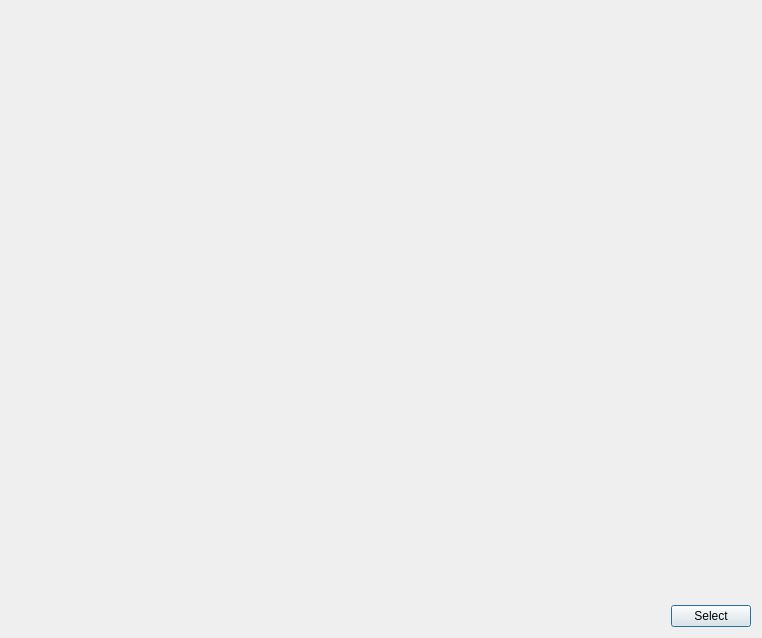
<?xml version="1.0" encoding="UTF-8"?>
<ui version="4.0">
 <class>AssetBrowserDlg</class>
 <widget class="QDialog" name="AssetBrowserDlg">
  <property name="geometry">
   <rect>
    <x>0</x>
    <y>0</y>
    <width>762</width>
    <height>638</height>
   </rect>
  </property>
  <property name="windowTitle">
   <string>Asset Browser</string>
  </property>
  <layout class="QVBoxLayout" name="verticalLayout">
   <item>
    <widget class="ezQtAssetBrowserWidget" name="AssetBrowserWidget" native="true"/>
   </item>
   <item>
    <layout class="QHBoxLayout" name="horizontalLayout">
     <item>
      <spacer name="horizontalSpacer">
       <property name="orientation">
        <enum>Qt::Horizontal</enum>
       </property>
       <property name="sizeHint" stdset="0">
        <size>
         <width>40</width>
         <height>20</height>
        </size>
       </property>
      </spacer>
     </item>
     <item>
      <widget class="QPushButton" name="ButtonSelect">
       <property name="text">
        <string>Select</string>
       </property>
       <property name="default">
        <bool>true</bool>
       </property>
      </widget>
     </item>
    </layout>
   </item>
  </layout>
 </widget>
 <customwidgets>
  <customwidget>
   <class>ezQtAssetBrowserWidget</class>
   <extends>QWidget</extends>
   <header>EditorFramework/Assets/AssetBrowserWidget.moc.h</header>
   <container>1</container>
  </customwidget>
 </customwidgets>
 <resources/>
 <connections/>
</ui>
